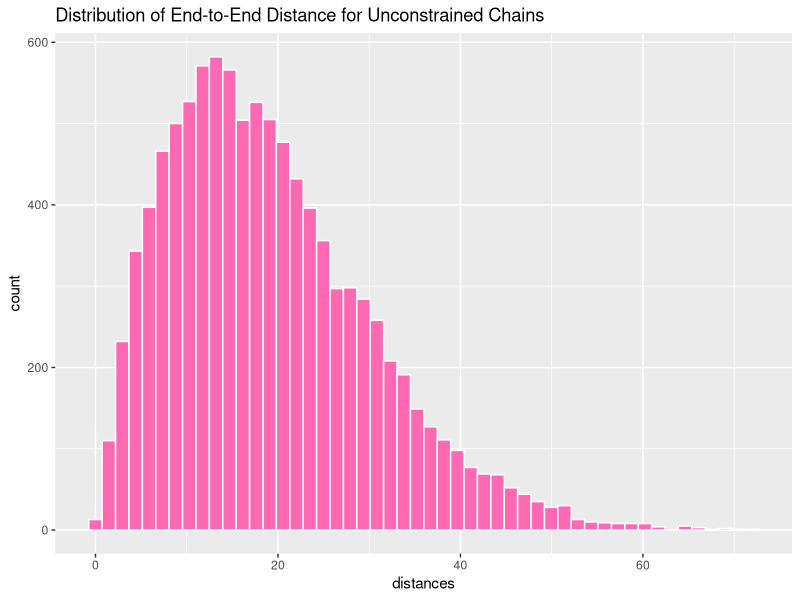
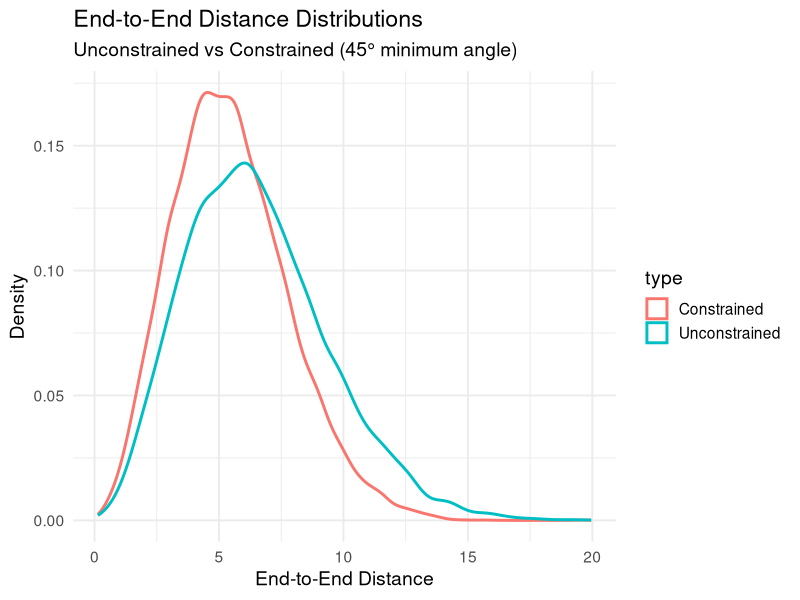

R code for these plots, in order:
## ---- chunk 1
single_unconstrained <- function(n) {
  theta <- runif(n, 0, 2*pi)
  phi <- runif(n, 0, pi)
  
  x = cos(theta) * sin(phi)
  y = sin(theta) * sin(phi)
  z = cos(phi)
  
  sqrt(sum(x)^2 + sum(y)^2 + sum(z)^2)
}
single_unconstrained(50)
## ---- chunk 2
set.seed(25112216)
n_chains <- 10000
distances <- numeric(n_chains) #An empty vector with 10k entries

for (i in 1:n_chains){
  n <- sample(1:1000,1)
  distances[i] <- single_unconstrained(n)
}
distance_dataframe <- data.frame(distances)
distance_dataframe

library(ggplot2)
ggplot(distance_dataframe, aes(distances)) +
  geom_histogram(bins = 50, color = "white", fill = "hotpink") +
  labs(title = "Distribution of End-to-End Distance for Unconstrained Chains")
## ---- chunk 3
constrained_model <- function(n) {
  threshold <- cos(pi/4)          
  
  make_link <- function() {
    theta <- runif(1, 0, 2*pi)
    phi   <- runif(1, 0, pi)
    c(cos(theta)*sin(phi),
      sin(theta)*sin(phi),
      cos(phi))
  }
  
  # This makes the first link
  prev <- make_link()
  X <- prev[1]
  Y <- prev[2]
  Z <- prev[3]
  
  for (i in 2:n) {
    repeat {
      new <- make_link()
      
      if (sum(prev * new) <= threshold) {
        X <- X + new[1]
        Y <- Y + new[2]
        Z <- Z + new[3]
        prev <- new
        break
      }
    }
  }
  
  sqrt(X^2 + Y^2 + Z^2)
}
constrained_model(50)
## ---- chunk 4
constrained_model <- function(n) {
  
  threshold <- cos(pi/4)   
  
  make_link <- function() {
    theta <- runif(1, 0, 2*pi)
    phi   <- runif(1, 0, pi)
    c(cos(theta)*sin(phi),
      sin(theta)*sin(phi),
      cos(phi))
  }
  
  prev <- make_link()
  X <- prev[1]; Y <- prev[2]; Z <- prev[3]
  
  for (i in 2:n) {
    repeat {
      new <- make_link()
      
      if (sum(prev * new) <= threshold) {
        X <- X + new[1]
        Y <- Y + new[2]
        Z <- Z + new[3]
        prev <- new
        break
      }
    }
  }
  
  sqrt(X^2 + Y^2 + Z^2)
}

## ---- chunk 5
set.seed(25112217)
n_sims   <- 10000
n_chain  <- 50

unconstrained_dist <- numeric(n_sims)
constrained_dist   <- numeric(n_sims)

for (i in 1:n_sims) {
  unconstrained_dist[i] <- single_unconstrained(n_chain)
  constrained_dist[i]   <- constrained_model(n_chain)
}

library(ggplot2)

df <- data.frame(
  distance = c(unconstrained_dist, constrained_dist),
  type = rep(c("Unconstrained", "Constrained"),
             each = n_sims)
)

ggplot(df, aes(distance, color = type)) +
  geom_density(size = 1) +
  theme_minimal(base_size = 14) +
  labs(title = "End-to-End Distance Distributions",
       subtitle = "Unconstrained vs Constrained (45° minimum angle)",
       x = "End-to-End Distance",
       y = "Density")
